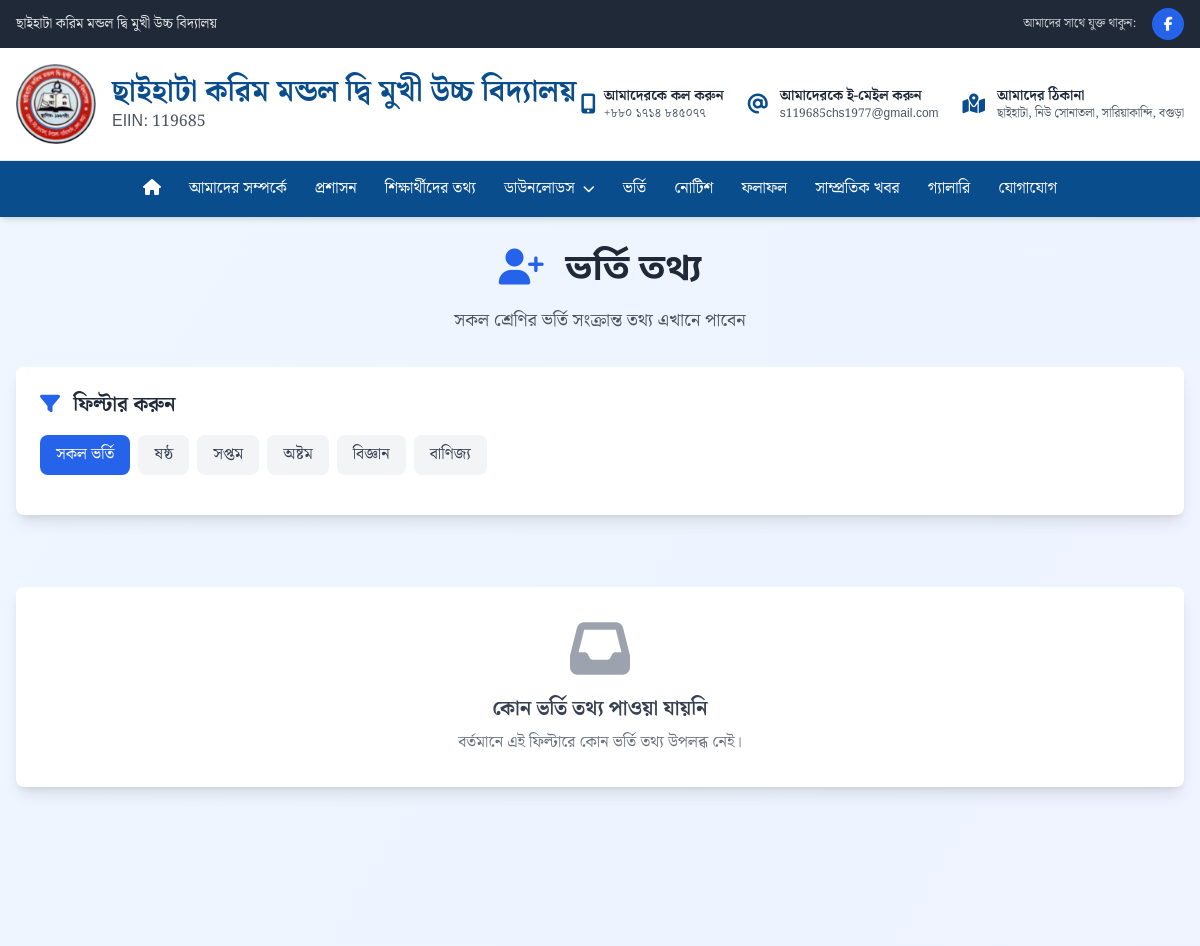
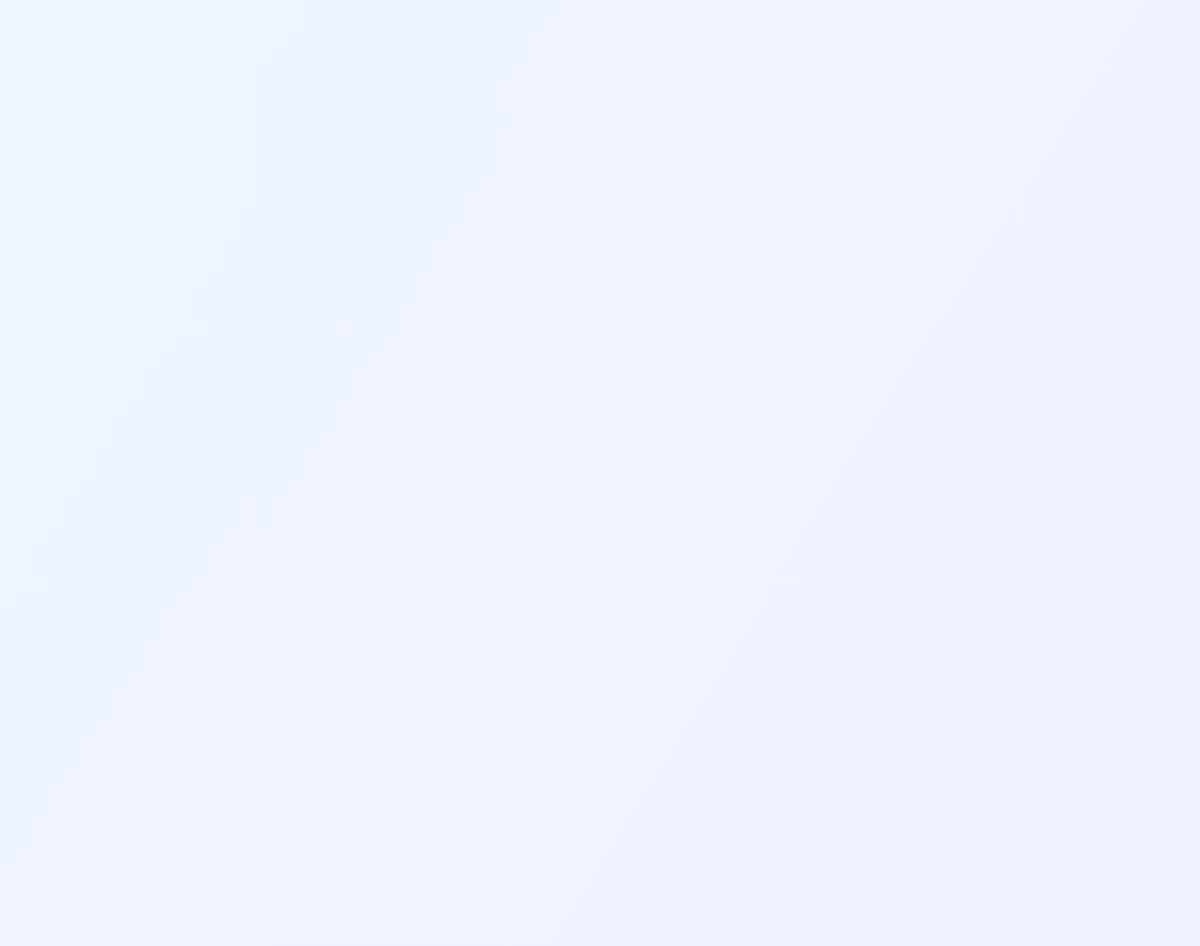
/admissions/, run on the app's committed database (2 pictures, top to bottom).
### web/models.py (models this page shows, shortened)
class TimeStampModel(models.Model):
    created_at = models.DateTimeField(auto_now_add=True)
    updated_at = models.DateTimeField(auto_now=True)
    class Meta:
        abstract = True

class SchoolInfo(TimeStampModel):
    name = models.CharField(max_length=255, verbose_name="School Name")
    address = models.TextField()
    email = models.EmailField()
    phone = models.CharField(max_length=20)
    logo = models.ImageField(upload_to='school/', help_text="Upload the main logo for the navbar.")
    favicon = models.ImageField(upload_to='school/', blank=True, null=True, help_text="Upload a .ico or .png file for the browser tab icon.")
    established_year = models.CharField(max_length=4)
    description = models.TextField(null=True, blank=True, verbose_name="School Description")
    history = models.TextField(null=True, blank=True, verbose_name="School History")
    vision = models.TextField(null=True, blank=True, verbose_name="School Vision")
    mission = models.TextField(null=True, blank=True, verbose_name="School Mission")
    reg_no = models.CharField(max_length=100, blank=True, null=True, verbose_name="Registration Number")
    facebook_url = models.URLField(max_length=255, blank=True, null=True, verbose_name="Facebook URL")
    instagram_url = models.URLField(max_length=255, blank=True, null=True, verbose_name="Instagram URL")
    youtube_url = models.URLField(max_length=255, blank=True, null=True, verbose_name="YouTube URL")
    linkedin_url = models.URLField(max_length=255, blank=True, null=True, verbose_name="LinkedIn URL")
    class Meta:
        verbose_name_plural = 'স্কুলের তথ্য'

class Class(TimeStampModel):
    name = models.CharField(max_length=50)
    name_en = models.CharField(max_length=50)
    numeric_value = models.IntegerField(unique=True)
    description = models.TextField(blank=True)
    male_student = models.IntegerField(default=0, verbose_name="Male Students (Manual)")
    female_student = models.IntegerField(default=0, verbose_name="Female Students (Manual)")
    show_students_publicly = models.BooleanField(default=True, help_text="Display student list publicly for this class.")
    class Meta:
        verbose_name_plural = 'Classes'
        ordering = ['numeric_value']
    class Meta:
        verbose_name_plural = 'ক্লাসের তথ্য'

class Department(TimeStampModel):
    name = models.CharField(max_length=100)
    name_en = models.CharField(max_length=100)
    icon = models.CharField(max_length=50)
    description = models.TextField(blank=True)
    male_student = models.IntegerField(default=0, verbose_name="Male Students (Manual)")
    female_student = models.IntegerField(default=0, verbose_name="Female Students (Manual)")
    slug = models.SlugField(unique=True, blank=True)
    class Meta:
        verbose_name_plural = 'বিভাগের তথ্য'

### web/views.py (the view)
# urls.py: path('admissions/', admission_list, name='admission_list'),
def admission_list(request):
    classes = Class.objects.all().order_by('numeric_value')
    departments = Department.objects.all()
    context = {
        'classes': classes,
        'departments': departments,
    }
    return render(request, 'website/admissions.html', context)

### web/context_processors.py (called while the page is built)
def school_info_processor(request):
    school_info = SchoolInfo.objects.first()
    latest_notices = Notice.objects.filter(is_active=True).order_by('-created_at')[:3]
    return {
        'school_info': school_info,
        'latest_notices': latest_notices
    }

### template/website/admissions.html (shortened to what this page needs)
{% extends 'website/base.html' %}
{% load static %}
{% block content %}
<div class="bg-gradient-to-br from-blue-50 to-indigo-50 min-h-screen">
    <div class="container max-w-[90rem] mx-auto px-4 py-8">
        <div class="text-center mb-8">
            <h1 class="sans text-4xl font-semibold text-gray-800 mb-4">
                <i class="fas fa-user-plus text-blue-600 mr-3"></i>
                ভর্তি তথ্য
            </h1>
            <p class="text-gray-600 text-lg">সকল শ্রেণির ভর্তি সংক্রান্ত তথ্য এখানে পাবেন</p>
        </div>
        <div
            x-data="{
                activeFilter: 'all',
                admissions: [],
                loading: false,
                filteredAdmissions: [],
                init() {
                    this.loadAllAdmissions();
                },
                setFilter(filter) {
                    this.activeFilter = filter;
                    this.applyFilter();
                },
                async loadAllAdmissions() {
                    this.loading = true;
                    try {
                        const response = await fetch('/filter-admissions/');
                        const data = await response.json();
                        this.admissions = data.admissions || [];
                        this.filteredAdmissions = this.admissions;
                    } catch (error) {
                        console.error('Error loading admissions:', error);
                    } finally {
                        this.loading = false;
                    }
                },
                async applyFilter() {
                    this.loading = true;
                    try {
                        let url = '/filter-admissions/';
                        const params = new URLSearchParams();
                        if (this.activeFilter !== 'all') {
                            if (this.activeFilter.startsWith('class-')) {
                                params.append('class_id', this.activeFilter.replace('class-', ''));
                            } else {
                                params.append('dept_slug', this.activeFilter);
                            }
                        }
                        if (params.toString()) {
                            url += '?' + params.toString();
                        }
                        const response = await fetch(url);
                        const data = await response.json();
                        this.filteredAdmissions = data.admissions || [];
                    } catch (error) {
                        console.error('Error filtering admissions:', error);
                    } finally {
                        this.loading = false;
                    }
                }
            }"
            class="space-y-6"
        >
            <div class="bg-white rounded-lg shadow-lg p-6">
                <h3 class="text-xl font-semibold text-gray-800 mb-4">
                    <i class="fas fa-filter text-blue-600 mr-2"></i>
                    ফিল্টার করুন
                </h3>
                <div class="flex flex-wrap gap-2 mb-4">
                    <button
                        @click="setFilter('all')"
                        :class="activeFilter === 'all' ? 'bg-blue-600 text-white' : 'bg-gray-100 text-gray-700 hover:bg-gray-200'"
                        class="px-4 py-2 rounded-lg font-medium transition-colors duration-200"
                    >
                        সকল ভর্তি
                    </button>
                    {% for class in classes %}
                    <button
                        @click="setFilter('class-{{ class.id }}')"
                        :class="activeFilter === 'class-{{ class.id }}' ? 'bg-blue-600 text-white' : 'bg-gray-100 text-gray-700 hover:bg-gray-200'"
                        class="px-4 py-2 rounded-lg font-medium transition-colors duration-200"
                    >
                        {{ class.name }}
                    </button>
                    {% endfor %}
                    {% for department in departments %}
                    <button
                        @click="setFilter('{{ department.slug }}')"
                        :class="activeFilter === '{{ department.slug }}' ? 'bg-blue-600 text-white' : 'bg-gray-100 text-gray-700 hover:bg-gray-200'"
                        class="px-4 py-2 rounded-lg font-medium transition-colors duration-200"
                    >
                        {{ department.name }}
                    </button>
                    {% endfor %}
                </div>
            </div>
            <div x-show="!loading && filteredAdmissions.length === 0" class="text-center py-12">
                <div class="bg-white rounded-lg shadow-lg p-8">
                    <i class="fas fa-inbox text-gray-400 text-6xl mb-4"></i>
                    <h3 class="text-xl font-semibold text-gray-700 mb-2">কোন ভর্তি তথ্য পাওয়া যায়নি</h3>
                    <p class="text-gray-500">বর্তমানে এই ফিল্টারে কোন ভর্তি তথ্য উপলব্ধ নেই।</p>
                </div>
            </div>
        </div>
    </div>
</div>
{% endblock %}

### template/website/include/navbar.html (shortened to what this page needs)
{% load static %}
<div class="bg-gray-800 text-white text-sm py-2 w-full">
  <div class="container mx-auto max-w-[90rem] px-4 flex justify-between items-center">
    <div class="flex-1">
      {% if latest_notices %}
      <marquee class="text-white text-sm font-medium" behavior="scroll" direction="left" scrollamount="4">
        <i class="fas fa-bell mr-2"></i>
        {% for notice in latest_notices %}
          <span class="inline-flex items-center">
            <span class="bg-red-500 text-white text-xs px-2 py-1 rounded-full mr-2">নোটিশ</span>
            {{ notice.short_description }}
          </span>
          {% if not forloop.last %}
            <span class="mx-4 text-yellow-300">
              <i class="fas fa-star"></i>
              <i class="fas fa-star"></i>
              <i class="fas fa-star"></i>
            </span>
          {% endif %}
        {% endfor %}
      </marquee>
      {% elif latest_notice %}
      <marquee class="text-white text-sm font-medium" behavior="scroll" direction="left" scrollamount="4">
        <i class="fas fa-bell mr-2"></i>সর্বশেষ নোটিশ: {{ latest_notice.short_description }}
      </marquee>
      {% elif school_info %}
      <span class="text-gray-200">{{ school_info.name }}</span>
      {% else %}
      <span class="text-gray-200">আমাদের ওয়েব সাইটে আপনাকে স্বাগতম</span>
      {% endif %}
    </div>
    {% if school_info %}
    <div class="flex items-center space-x-1 pl-5">
      <span class="text-gray-300 text-xs mr-3 hidden sm:inline">আমাদের সাথে যুক্ত থাকুন:</span>
      {% if school_info.facebook_url %}
      <a href="{{ school_info.facebook_url }}" target="_blank" rel="noopener noreferrer"
         class="w-8 h-8 bg-blue-600 hover:bg-blue-700 rounded-full flex items-center justify-center transition-all duration-300 transform hover:scale-110"
         title="Facebook">
        <i class="fab fa-facebook-f text-sm"></i>
      </a>
      {% endif %}
    </div>
    {% endif %}
  </div>
</div>
<div class="bg-white py-4 border-b w-full">
  <div class="container mx-auto max-w-[90rem] px-4 flex items-center justify-between">
    <div class="flex items-center">
      <a href="{% url 'home' %}" class="flex items-center">
        <img src="{{ school_info.logo.url }}" alt="Logo" class="w-20 h-20 mr-4" />
        <div class="flex flex-col">
          <span class="font-bold text-3xl text-[var(--color-primary)]">{{ school_info.name }}</span>
          {% if school_info.reg_no %}
          <span class="text-base text-gray-600 font-medium">{{ school_info.reg_no }}</span>
          {% endif %}
        </div>
      </a>
    </div>
    <div class="hidden md:flex items-center space-x-6">
      {% if school_info %}
      <div class="flex items-center space-x-2">
        <i class="fas fa-mobile-alt text-xl text-[var(--color-primary)]"></i>
        <div>
          <p class="text-sm font-semibold text-gray-800">আমাদেরকে কল করুন</p>
          <p class="text-xs text-gray-600">{{ school_info.phone }}</p>
        </div>
      </div>
      <div class="flex items-center space-x-3">
        <i class="fas fa-at text-xl text-[var(--color-primary)]"></i>
        <div>
          <p class="text-sm font-semibold text-gray-800">আমাদেরকে ই-মেইল করুন</p>
          <p class="text-xs text-gray-600">{{ school_info.email }}</p>
        </div>
      </div>
      <div class="flex items-center space-x-3">
        <i class="fas fa-map-marked-alt text-xl text-[var(--color-primary)]"></i>
        <div>
          <p class="text-sm font-semibold text-gray-800">আমাদের ঠিকানা</p>
          <p class="text-xs text-gray-600">{{ school_info.address }}</p>
        </div>
      </div>
      {% endif %}
    </div>
  </div>
</div>
<nav class="bg-[var(--color-primary)] text-white w-full" x-data="{ sidebarOpen: false }" @open-sidebar.window="sidebarOpen = true" @keydown.window.escape="sidebarOpen = false">
  <div class="container mx-auto max-w-[90rem] px-4 flex items-center justify-center">
    <ul class="hidden md:flex flex-row space-x-1 items-center">
        <li><a href="{% url 'home' %}" class="block py-4 px-3 rounded hover:bg-[var(--color-secondary)] transition-all ease-in-out duration-300" title="Home"><i class="fas fa-home"></i></a></li>
        <li><a href="{% url 'about' %}" class="block py-4 px-3 rounded hover:bg-[var(--color-secondary)] transition-all ease-in-out duration-300">আমাদের সম্পর্কে</a></li>
        <li><a href="{% url 'administration' %}" class="block py-4 px-3 rounded hover:bg-[var(--color-secondary)] transition-all ease-in-out duration-300">প্রশাসন</a></li>
        <li><a href="{% url 'students' %}" class="block py-4 px-3 rounded hover:bg-[var(--color-secondary)] transition-all ease-in-out duration-300">শিক্ষার্থীদের তথ্য</a></li>
        <li class="relative group">
            <a href="#" class="block py-4 px-3 rounded hover:bg-[var(--color-secondary)] transition-all ease-in-out duration-300 flex items-center gap-1">ডাউনলোডস<i class="fas fa-chevron-down text-xs ml-1"></i></a>
        </li>
        <li><a href="{% url 'admission_list' %}" class="block py-4 px-3 rounded hover:bg-[var(--color-secondary)] transition-all ease-in-out duration-300">ভর্তি</a></li>
        <li><a href="{% url 'notice_list' %}" class="block py-4 px-3 rounded hover:bg-[var(--color-secondary)] transition-all ease-in-out duration-300">নোটিশ</a></li>
        <li><a href="{% url 'result_list' %}" class="block py-4 px-3 rounded hover:bg-[var(--color-secondary)] transition-all ease-in-out duration-300">ফলাফল</a></li>
        <li><a href="{% url 'samprotik_khobor' %}" class="block py-4 px-3 rounded hover:bg-[var(--color-secondary)] transition-all ease-in-out duration-300">সাম্প্রতিক খবর</a></li>
        <li><a href="{% url 'gallery_list' %}" class="block py-4 px-3 rounded hover:bg-[var(--color-secondary)] transition-all ease-in-out duration-300">গ্যালারি</a></li>
        <li><a href="{% url 'contact' %}" class="block py-4 px-3 rounded hover:bg-[var(--color-secondary)] transition-all ease-in-out duration-300">যোগাযোগ</a></li>
    </ul>
  </div>
</nav>

### static/style.css (style rules this page uses)
:root { --color-bg: #f5f7fa; --color-primary: #0a4d8c; --color-secondary: #f9b233; --color-accent: #e63946; --color-text: #22223b; }
html, body { font-family: 'Noto Serif Bengali', Arial, serif; background: var(--color-bg); color: var(--color-text); margin: 0; padding: 0; }
.sans { font-family: "Noto Sans Bengali", sans-serif !important; }
.container { width: 90%; margin-left: auto; margin-right: auto; }
@media (min-width: 640px) { .container { width: 80%; } }
@media (min-width: 1024px) { .container { max-width: 1280px; width: 100%; } }

### data on the page
SchoolInfo: name "ছাইহাটা করিম মন্ডল দ্বি মুখী উচ্চ বিদ্যালয়", logo (picture), reg_no "EIIN: 119685", phone "+৮৮০ ১৭১৪ ৮৪৫০৭৭", email "s119685chs1977@gmail.com", address "ছাইহাটা, নিউ সোনাতলা, সারিয়াকান্দি, বগুড়া"
Class: name "ষষ্ঠ"
Class: name "সপ্তম"
Class: name "অষ্টম"
Department: name "বিজ্ঞান"
Department: name "বাণিজ্য"
